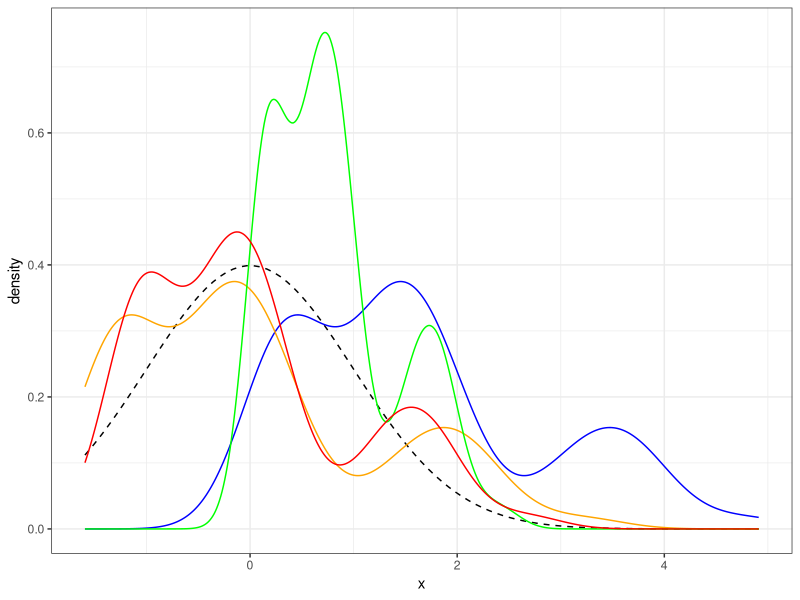
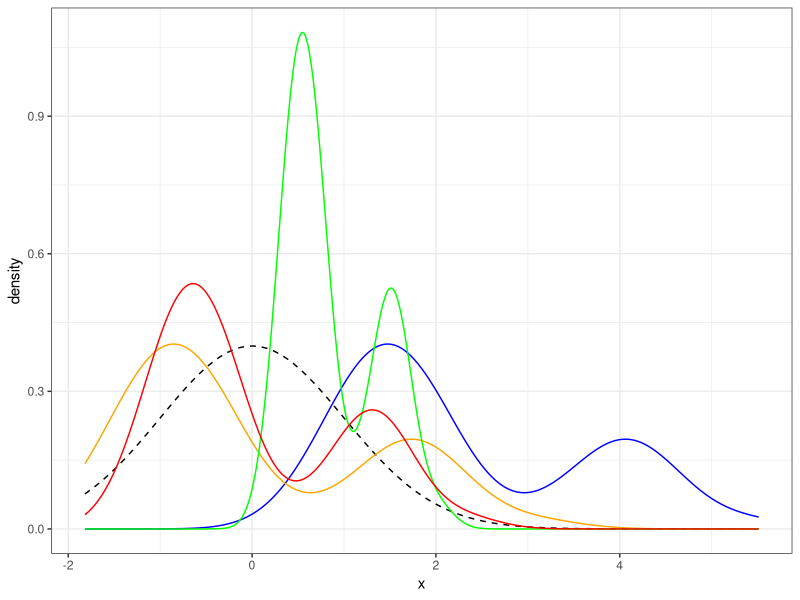
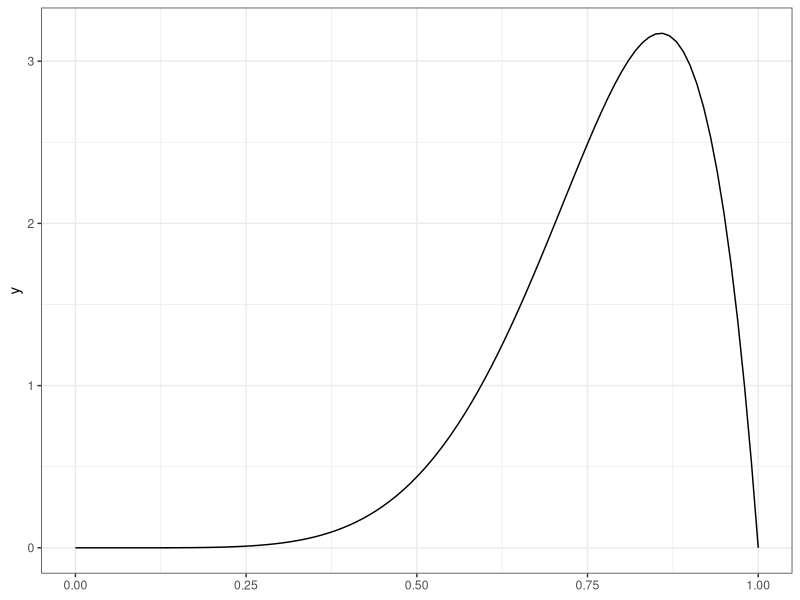
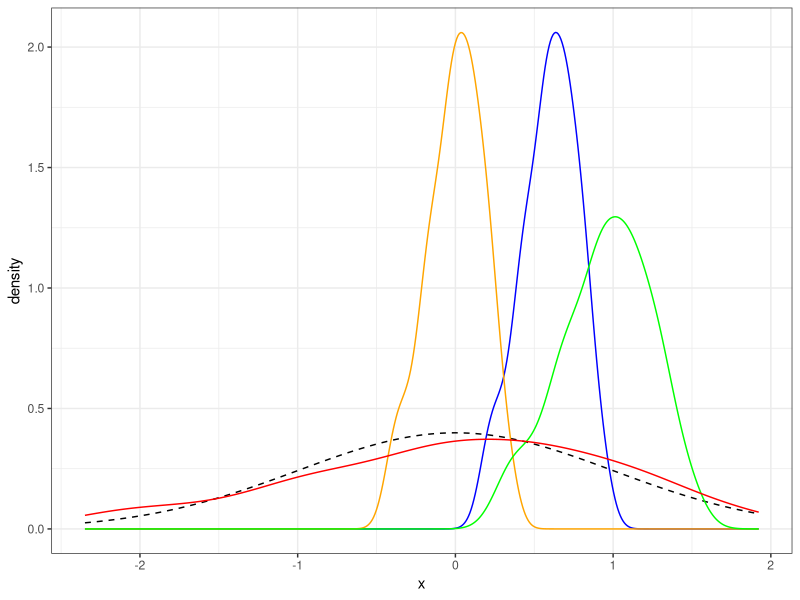
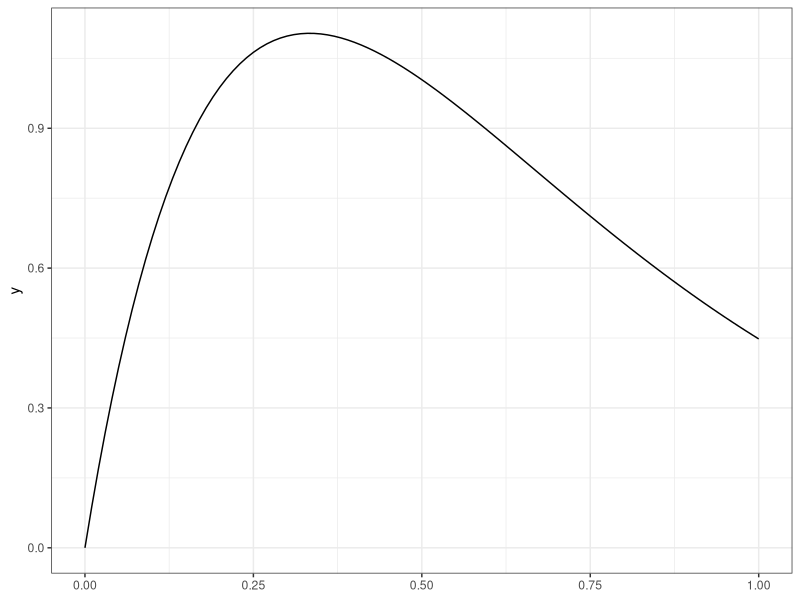

These charts were generated, in order, by the following R code:
library(tidyverse)
theme_set(theme_bw())

## free
set.seed(65)
tibble(x = c(rnorm(80, 1.5, 0.3), rnorm(40, 3.4, 0.5), rbeta(50, 2, 4)),
       x_cent = scale(x, center = TRUE, scale = FALSE),
       x_norm = scale(x, center = FALSE, scale = TRUE),
       x_stand = scale(x, center = TRUE, scale = TRUE)) %>% 
  ggplot(aes(x)) +
  # geom_histogram(aes(y = after_stat(density))) +
  stat_function(fun = dnorm, linetype = "dashed") +
  geom_density(aes(x), color = "blue") +
  geom_density(aes(x_cent), color = "orange") +
  geom_density(aes(x_norm), color = "green") +
  geom_density(aes(x_stand), color = "red")

## bimodal
set.seed(65)
tibble(x = c(rnorm(80, 1.5, 0.4), rnorm(40, 4, 0.5)),
       x_cent = scale(x, center = TRUE, scale = FALSE),
       x_norm = scale(x, center = FALSE, scale = TRUE),
       x_stand = scale(x, center = TRUE, scale = TRUE)) |> 
  ggplot() +
  stat_function(fun = dnorm, linetype = "dashed") +
  geom_density(aes(x), color = "blue") +
  geom_density(aes(x_cent), color = "orange") +
  geom_density(aes(x_norm), color = "green") +
  geom_density(aes(x_stand), color = "red")


## negasymm

ggplot(NULL) +
  stat_function(fun = dbeta, args = list(shape1 = 7, shape2 = 2))
# mean = alpha / (alpha + beta)
# var = (alpha*beta) / ((alpha + beta)^2 * (alpha + beta + 1))

set.seed(120)
tibble(x = c(rbeta(100, 5, 3)),
       x_cent = scale(x, center = TRUE, scale = FALSE),
       x_norm = scale(x, center = FALSE, scale = TRUE),
       x_stand = scale(x, center = TRUE, scale = TRUE)) |> 
  ggplot() +
  stat_function(fun = dnorm, linetype = "dashed") +
  geom_density(aes(x), color = "blue") +
  geom_density(aes(x_cent), color = "orange") +
  geom_density(aes(x_norm), color = "green") +
  geom_density(aes(x_stand), color = "red")




## posasymm

ggplot(NULL) +
  stat_function(fun = dgamma, args = list(shape = 2, rate = 3))

# tibble(x = seq(0, 5, by = .001),
#        y = dgamma(x, 2, 2)) -> median_rightskew_data